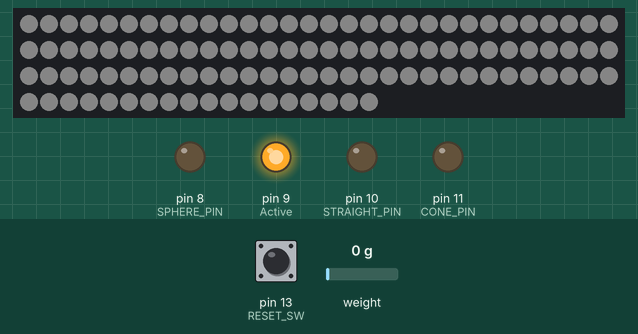
Bench run of a sketch on a simulated Arduino Uno, built with avr-gcc and run on an emulated ATmega328P. Shown: 108 RGB LEDs in strip order, left to right, continuing on the next row, output pins drawn as LEDs (lit = HIGH). The inputs (shaded band) are chosen by the test bench; at power-on: pin 13 (RESET_SW) HIGH, weight on the scale 0 g. Dim RGB values are drawn brighter than linear; the strip is taken to match the declared colour order; what the sketch prints to the serial monitor is not drawn.

Above: at 17.6 s.
17.7 s: pin 13 (RESET_SW) pulled LOW for 0.6 s
Timing chart, 0 to 20.7 s (numbered marks = the images above; inputs shaded):
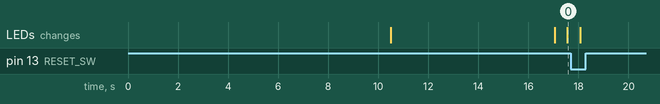

The sketch:

weight_system.ino
```cpp
#include <StackList.h>
#include <Adafruit_NeoPixel.h>

#include "pinConfiguration.h"

#include "weight_system.h"

#include "neopixelbottles.h"

#include "bottle_constants.h"

#include "HX711.h"

#define DEBUG 0

unsigned long currentMillis = 0;    // stores the value of millis() in each iteration of loop()
unsigned long previousScaleMillis = 0;

//disabled this (set to 1), to maximize speed. Put this back if lights become unstable...
const int scaleReadInterval = 1; // number of millisecs between blinks

long everythingOnWeight;

HX711 scale(DOUT_PIN, CLK_PIN);

Change lastQuickChange;

Bottles bottleStates;

void setStatesAllOn() {
  bottleStates.cone.bottleOn = true;
  bottleStates.cone.capOn = true;
  bottleStates.straight.bottleOn = true;
  bottleStates.straight.capOn = true;
  bottleStates.sphere.bottleOn = true;
  bottleStates.sphere.capOn = true;
}

void tareWithEverythingOn() {
  Serial.println("Setting 'all on' weight.");
  scale.tare(100); // take the average of 100 measurements to set the '0' weight;
  everythingOnWeight = sampleScale();
  setStatesAllOn();
  Serial.println("READY.");
}

void setup() {

  // put your setup code here, to run once:
  Serial.begin(115200);
  pinMode(CONE_PIN, OUTPUT);
  pinMode(STRAIGHT_PIN, OUTPUT);
  pinMode(SPHERE_PIN, OUTPUT);
  pinMode(Active, OUTPUT);
  pinMode(RESET_SW, INPUT_PULLUP);

  digitalWrite(Active, HIGH);
  digitalWrite(CONE_PIN, LOW);
  digitalWrite(STRAIGHT_PIN, LOW);
  digitalWrite(SPHERE_PIN, LOW);

  scale.set_scale(CALIBRATION_FACTOR); //This value is obtained by using the SparkFun_HX711_Calibration sketch
//  scale.tare(ZERO_FACTOR);
  tareWithEverythingOn();

  lights.begin();

  lastQuickChange.valid=false;
}

int lastAvg = 0;

float lastLargeChange = 0;

bool wentUp = false;

int stableSamples = 0;

long lastStableWeight = 0;


Change getChangeFromWeight(int weight) {
  bool found = false;
  Change result;

  result.type =  (weight < 0) ? removed : added;

  for (int i = 0; i < 3 && !found; i++) {
    if (abs(abs(weight) - capWeights[i]) < CAP_TOLERANCE) {
      result.shape = shapes[i];
      result.object = cap;
      found = true;
    } else if (abs(abs(weight) - bottleWeights[i]) < BOTTLE_TOLERANCE) {
      result.shape = shapes[i];
      result.object = bottle;
      found = true;
    } else if (abs(abs(weight) - bottleWeights[i] - capWeights[i]) < BOTH_TOLERANCE) {
      result.shape = shapes[i];
      result.object = both;
      found = true;
    }
  }
  result.valid = found;

  return result;
}

void handleChange(Change change) {
  Serial.print("Handling: ");
  Serial.println(changeToString(change));

  if (change.valid == false) {
    Serial.println("NO!");
    return;
  }

  int value = (change.type == added) ? LOW : HIGH;

  /*
  if (change.object == bottle && change.type == removed) {
    switch (change.shape) {
      case cone:
        digitalWrite(CONE_PIN, LOW);
        break;

      case straight:
        digitalWrite(STRAIGHT_PIN, LOW);
        break;

      case sphere:
        digitalWrite(SPHERE_PIN, LOW);
        break;

      default:
        break;
    }
  }*/

  if (change.object == cap) {
    switch (change.shape) {
      case cone:
        digitalWrite(CONE_PIN, value);
        break;

      case straight:
        digitalWrite(STRAIGHT_PIN, value);
        break;

      case sphere:
        digitalWrite(SPHERE_PIN, value);
        break;

      default:
        break;
    }
  }

/*
   //if a bottle was added, do the same logic as the previous code [[this is for Jasmine to change later, if/however desired, only here for backwards compatibility with rest of logic]
  if (change.object == bottle && change.type == added) {
    bottle_added = true;
    Serial.println("bottle added");
    lights.Fade(lights.Color(127, 127, 127), lights.Color(0, 80, 0), 100, 30);
  }

   //sphere
   capChange(change.type, lights.Color(103, 255, 211));
   //straight
   capChange(change.type, lights.Color(231, 103, 255));
   //cone
   capChange(change.type, lights.Color(248, 255, 103));
   */

}


void handleQuickWeightChange(int weight) {
  Serial.print("handling QUICK weight change of: ");
  Serial.println(weight);

  Change c = getChangeFromWeight(weight);
  if (c.valid == true) {
    lastQuickChange = c;
    handleChange(c);
  } else {
    Serial.println("unknown change");
  }

}

bool changeEquals(Change c1, Change c2) {
  return ( c1.valid == c2.valid
           && c1.type == c2.type
           && c1.object == c2.object
           && c1.shape == c2.shape);
}

void setBottleStates(int cone, int straight, int sphere) {
  Serial.print("Setting Bottle States: ");
  Serial.print(sphere);
  Serial.print(straight);
  Serial.print(cone);
  bottleStates.cone.bottleOn = (cone==0 || cone==1);
  bottleStates.cone.capOn = (cone==0);

  bottleStates.straight.bottleOn = (straight==0 || straight==1);
  bottleStates.straight.capOn = (straight==0);

  bottleStates.sphere.bottleOn = (sphere==0 || sphere==1);
  bottleStates.sphere.capOn = (sphere==0);
}

bool allBottlesOff() {
  return (bottleStates.cone.bottleOn == false && bottleStates.straight.bottleOn == false && bottleStates.sphere.bottleOn == false);
}

//COLORS ARE (G R B)
#define C_WHITE lights.Color(127, 127, 127)
#define C_RED lights.Color(0, 80, 0)
#define C_GREEN lights.Color(80, 0, 0)
#define C_BLUE lights.Color(0, 0, 80)
#define C_TORQUISE lights.Color(255,66,217)
#define C_ORANGE lights.Color(239,255,125)
#define C_PINK lights.Color(125,255,209)
#define C_DARKBLUE lights.Color(95,50,206)

void handleWeightChangeAbsolute(int weight) {
  int found = 0;
  Serial.print("Handling Absolute Weight: ");
  Serial.println(weight);
  int bestDistance = 9999;
  for (int i=0; i<27; i++) {
    int cone = i%3;
    int straight = (i/3)%3;
    int sphere = (i/9)%3;

    // for each bottle: 0 is both bottle and cap are on, 1 is only the bottle is on, and 2 is both bottle and cap are missing...
    int weightTarget = 0;
    if (cone==1) { weightTarget -= capWeights[0]; }
    if (cone==2) { weightTarget -= (bottleWeights[0] + capWeights[0]); }

    if (straight==1) { weightTarget -= capWeights[1]; }
    if (straight==2) { weightTarget -= (bottleWeights[1] + capWeights[1]); }

    if (sphere==1) { weightTarget -= capWeights[2]; }
    if (sphere==2) { weightTarget -= (bottleWeights[2] + capWeights[2]); }


    int distance = abs(weightTarget - weight);
    if (distance<STABLE_THRESH) {

      Serial.print(i);
      Serial.print(":");
      Serial.print(sphere);
      Serial.print(":");
      Serial.print(straight);
      Serial.print(":");
      Serial.print(cone);
      Serial.print(":");
      Serial.print(weightTarget);

      found++;
      Serial.print(" [");
      Serial.print(distance);
      Serial.print("] <<< MATCH ");
      if (distance<bestDistance) {
        setBottleStates(cone,straight,sphere);
        bestDistance = distance;
      }
      Serial.println();
    }
  }
  if (found==0) {
    Serial.println("!!!!!!!!! FOUND NO MATCHING SETTINGS !!!!!!!!!!!!");
  } else if (found>1) {
    Serial.println("!!!!!!!!! FOUND MORE THAN ONE MATCHING SETTINGS !!!!!!!!!!!!");
  }

  digitalWrite(CONE_PIN, (!bottleStates.cone.capOn && bottleStates.cone.bottleOn) ? HIGH : LOW);
  digitalWrite(STRAIGHT_PIN, (!bottleStates.straight.capOn && bottleStates.straight.bottleOn) ? HIGH : LOW);
  digitalWrite(SPHERE_PIN, (!bottleStates.sphere.capOn && bottleStates.sphere.bottleOn) ? HIGH : LOW);

  int g = (bottleStates.cone.bottleOn) ? ((!bottleStates.cone.capOn) ? 255 : 127) : 30;
  int r = (bottleStates.straight.bottleOn) ? ((!bottleStates.straight.capOn) ? 255 : 127) : 30;
  int b = (bottleStates.sphere.bottleOn) ? ((!bottleStates.sphere.capOn) ? 255 : 127) : 30;

  static bool active = true;
  if (allBottlesOff()) {
    digitalWrite(Active, LOW);
    active = false;
  } else if (!active) {
    digitalWrite(Active, HIGH);
    active = true;
  }

  if (!lightsRunning) {
    /*
    if (!bottleStates.cone.bottleOn && !bottleStates.straight.bottleOn && !bottleStates.sphere.bottleOn) {
      fadeTo(C_WHITE);
    } else if (bottleStates.cone.bottleOn && bottleStates.straight.bottleOn && bottleStates.sphere.bottleOn) {
      fadeTo(C_DARKBLUE);
    } else if (bottleStates.cone.bottleOn && bottleStates.straight.bottleOn && bottleStates.sphere.bottleOn) {

    }*/
    fadeTo(lights.Color(g,r,b));
  }
}

void fadeTo(uint32_t c) {
//    static uint32_t lastColor = lights.Color(127, 127, 127);
//      lightsRunning = true;
//      lights.Fade(lastColor, c, 30, 5);
//      lastColor = c;
   nextLight = c;
   if (!lightsRunning) {
     lights.Fade(lights.Color2, c, 30, 5);
   }
}

int sampleScale() {
  return -scale.read_average(SAMPLE_AVGCOUNT) / 100;
}

void readScale() {
  if (currentMillis - previousScaleMillis >= scaleReadInterval) {
    previousScaleMillis = currentMillis;

    int avgWeight = sampleScale();

    if (abs(avgWeight - lastAvg) > WEIGHT_THRESH) {
      stableSamples = 0;

      lastLargeChange = avgWeight - lastStableWeight;
    } else {
      if (stableSamples < 255) {
        stableSamples++;
      }
    }

    lastAvg = avgWeight;


    if (stableSamples == SAMPLE_COUNT_STABLE) {
      Serial.println(" **** ");

      Serial.print(" STABLE ");
      Serial.print(avgWeight);
      Serial.print(" [");
      Serial.print(avgWeight - lastStableWeight );
      Serial.print("]");
      Serial.print(" {");
      Serial.print(avgWeight - everythingOnWeight);
      Serial.println("}");
      lastStableWeight = avgWeight;

      handleWeightChangeAbsolute(avgWeight - everythingOnWeight);
      Serial.print(stateToString(bottleStates));

      Serial.println(" **** ");

    }

    if (stableSamples == SAMPLE_COUNT_QUICK) {
      Serial.println(" ---- ");
      handleQuickWeightChange(avgWeight - lastStableWeight);
      Serial.println(" ---- ");
    }

    if (DEBUG != 0) {
      Serial.print("LLC ");
      Serial.print(lastLargeChange);
      Serial.print(" : avgW ");
      Serial.print(avgWeight);
      Serial.print(" : stable ");
      Serial.print(stableSamples);
      Serial.print(""); //You can change this to kg but you'll need to refactor the calibration_factor
      Serial.println();
    }

  }

}


void handleReset() {
  static bool resetClickedFlag = false;
  if (digitalRead(RESET_SW) == LOW) {
    if (!resetClickedFlag) {
      Serial.println("RESET!");
      digitalWrite(CONE_PIN, LOW);
      digitalWrite(STRAIGHT_PIN, LOW);
      digitalWrite(SPHERE_PIN, LOW);

      tareWithEverythingOn();

      resetClickedFlag = true;
    }
  } else {
    resetClickedFlag = false;
  }
}

void loop() {
  currentMillis = millis();

  readScale();
  lights.Update();
  handleReset();
}
```

StackList.h
```cpp
// (licence header left out)
// header defining the interface of the source.
#ifndef _STACKLIST_H
#define _STACKLIST_H

// include Arduino basic header.
#include <Arduino.h>

// the definition of the stack class.
template<typename T>
class StackList {
  public:
    // init the stack (constructor).
    StackList ();

    // clear the stack (destructor).
    ~StackList ();

    // push an item to the stack.
    void push (const T i);

    // pop an item from the stack.
    T pop ();

    // get an item from the stack.
    T peek () const;

    // check if the stack is empty.
    bool isEmpty () const;

    // get the number of items in the stack.
    int count () const;

    // set the printer of the stack.
    void setPrinter (Print & p);

  private:
    // exit report method in case of error.
    void exit (const char * m) const;

    // led blinking method in case of error.
    void blink () const;

    // the pin number of the on-board led.
    static const int ledPin = 13;

    // the structure of each node in the list.
    typedef struct node {
      T item;      // the item in the node.
      node * next; // the next node in the list.
    } node;

    typedef node * link; // synonym for pointer to a node.

    Print * printer; // the printer of the stack.
    int size;        // the size of the stack.
    link head;       // the head of the list.
};

// init the stack (constructor).
template<typename T>
StackList<T>::StackList () {
  size = 0;       // set the size of stack to zero.
  head = NULL;    // set the head of the list to point nowhere.
  printer = NULL; // set the printer of stack to point nowhere.
}

// clear the stack (destructor).
template<typename T>
StackList<T>::~StackList () {
  // deallocate memory space of each node in the list.
  for (link t = head; t != NULL; head = t) {
    t = head->next; delete head;
  }

  size = 0;       // set the size of stack to zero.
  printer = NULL; // set the printer of stack to point nowhere.
}

// push an item to the stack.
template<typename T>
void StackList<T>::push (const T i) {
  // create a new node.
  link t = (link) new node;

  // if there is a memory allocation error.
  if (t == NULL)
    exit ("STACK: insufficient memory to create a new node.");

  // store the item to the new node.
  t->item = i;

  // new node should be the head of the list.
  t->next = head; head = t;

  // increase the items.
  size++;
}

// pop an item from the stack.
template<typename T>
T StackList<T>::pop () {
  // check if the stack is empty.
  if (isEmpty ())
    exit ("STACK: can't pop item from stack: stack is empty.");

  // get the item of the head node.
  T item = head->item;

  // remove only the head node.
  link t = head->next; delete head; head = t;

  // decrease the items.
  size--;

  // return the item.
  return item;
}

// get an item from the stack.
template<typename T>
T StackList<T>::peek () const {
  // check if the stack is empty.
  if (isEmpty ())
    exit ("STACK: can't peek item from stack: stack is empty.");

  // return the item of the head node.
  return head->item;
}

// check if the stack is empty.
template<typename T>
bool StackList<T>::isEmpty () const {
  return head == NULL;
}

// get the number of items in the stack.
template<typename T>
int StackList<T>::count () const {
  return size;
}

// set the printer of the stack.
template<typename T>
void StackList<T>::setPrinter (Print & p) {
  printer = &p;
}

// exit report method in case of error.
template<typename T>
void StackList<T>::exit (const char * m) const {
  // print the message if there is a printer.
  if (printer)
    printer->println (m);

  // loop blinking until hardware reset.
  blink ();
}

// led blinking method in case of error.
template<typename T>
void StackList<T>::blink () const {
  // set led pin as output.
  pinMode (ledPin, OUTPUT);

  // continue looping until hardware reset.
  while (true) {
    digitalWrite (ledPin, HIGH); // sets the LED on.
    delay (250);                 // pauses 1/4 of second.
    digitalWrite (ledPin, LOW);  // sets the LED off.
    delay (250);                 // pauses 1/4 of second.
  }

  // solution selected due to lack of exit() and assert().
}

#endif // _STACKLIST_H
```

bottle_constants.h
```cpp
//this value was obtained by calibraion
#define CALIBRATION_FACTOR -195350

//this value was obtained by reading nothing but the scale plate (without even the lights)
#define ZERO_FACTOR -96200

//tolerances and thresholds

//a change smaller than WEIGHT_THRESH is ignored. Consecutive samples within WEIGHT_THRESH are considered the same value.
#define WEIGHT_THRESH 16

//set lower for speed (5, 5, 20 works well, 2016-08-27)
#define SAMPLE_AVGCOUNT 5
#define SAMPLE_COUNT_QUICK 3
#define SAMPLE_COUNT_STABLE 12

#define BOTTLE_TOLERANCE 30
#define CAP_TOLERANCE 30
#define BOTH_TOLERANCE 30

#define STABLE_THRESH 40

ObjectShape shapes[] = { cone, straight, sphere };

//CONE:
int bottleWeights[] = { 739 , 788 , 856 };
int capWeights[] = { 228 , 147 , 430 };

//SQUARE:
//int bottleWeights[] = { 955 , 788 , 856 };
//int capWeights[] = { 319 , 216 , 370 };
```

weight_system.h
```cpp
enum ChangeType {
  added,
  removed
};

enum ObjectType {
  cap,
  bottle,
  both,
  none
};

enum ObjectShape {
  cone,
  straight,
  sphere
};

struct Change {
  bool valid;
  ChangeType type;
  ObjectType object;
  ObjectShape shape;
};

struct BottleState {
  bool bottleOn;
  bool capOn;
};

struct Bottles {
  BottleState cone;
  BottleState straight;
  BottleState sphere;
};


//*** move code below to c file ***/

String bottleToString(BottleState bs) {
  String result = "";
  result=((bs.bottleOn)?"Bottle: ON ":"Bottle: OFF");
  result+=" ";
  result+=((bs.capOn)?"Cap: ON ":"Cap: OFF");

  return result;
}

String bottleToStringShort(BottleState bs) {
  String result = "";
  result=((bs.bottleOn)?" ON  ":" OFF ");
  result+="   ";
  result+=((bs.capOn)?" ON  ":" OFF ");

  return result;
}

String stateToString(Bottles b) {
  return "         Bottle   Cap\nCone:     "
        +bottleToStringShort(b.cone)+"\n"
        +"Straight: "+bottleToStringShort(b.straight)+"\n"
        +"Sphere:   "+bottleToStringShort(b.sphere)+"\n";
}

String changeToString(Change c) {
  String result = "Change: ";
  result += (c.valid) ? "VALID" : "INVALID";
  result += "\t";
  result += (c.type == added) ? "ADDED" : "REMOVED";
  result += "\t";
  switch (c.object) {
    case cap:
      result += "CAP";
      break;
    case bottle:
      result += "BOTTLE";
      break;
    case both:
      result += "BOTH";
      break;
    default:
      result += "UNKNONW";
      break;
  }

  result += "\t";

  switch (c.shape) {
    case cone:
      result += "CONE";
      break;
    case straight:
      result += "STRAIGHT";
      break;
    case sphere:
      result += "SPHERE";
      break;
    default:
      result += "UNKNOWN";
      break;
  }

  return result;
}
```

pinConfiguration.h
```cpp
//pins to the lights
#define NeoPixelPin 3

//pins to the Pi
#define Active 9
#define CONE_PIN 11
#define STRAIGHT_PIN 10
#define SPHERE_PIN 8

//pins to the switches
#define RESET_SW 13

// Pins to the load cell amp

// clock pin to the load cell amp
#define CLK_PIN 6
// data pin to the lca
#define DOUT_PIN 7
```

Source omitted: neopixelbottles.h (11401 bytes)
